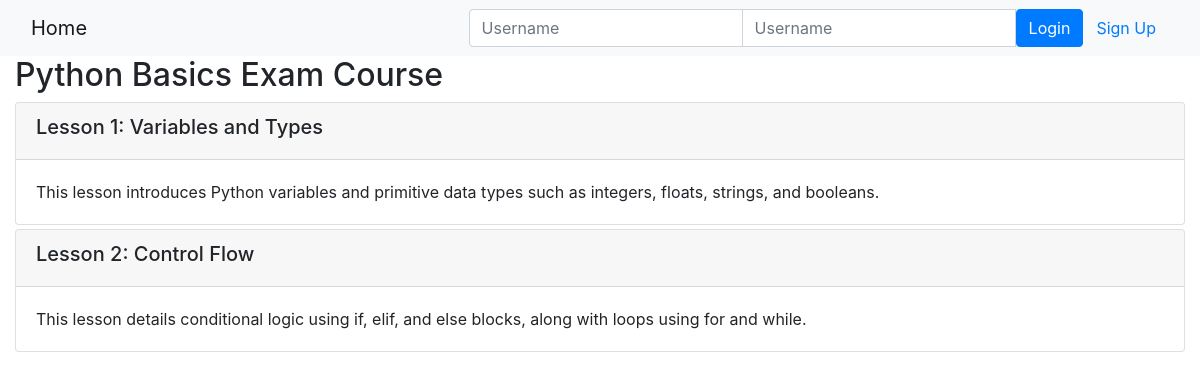
Page /onlinecourse/1/ on the committed database.
### onlinecourse/models.py (models this page shows, shortened)
class Course(models.Model):
    name = models.CharField(null=False, max_length=30, default='online course')
    image = models.ImageField(upload_to='course_images/')
    description = models.CharField(max_length=1000)
    pub_date = models.DateField(null=True)
    instructors = models.ManyToManyField(Instructor)
    users = models.ManyToManyField(settings.AUTH_USER_MODEL, through='Enrollment')
    total_enrollment = models.IntegerField(default=0)
    is_enrolled = False

class Lesson(models.Model):
    title = models.CharField(max_length=200, default="title")
    order = models.IntegerField(default=0)
    course = models.ForeignKey(Course, on_delete=models.CASCADE)
    content = models.TextField()

### onlinecourse/views.py (the view)
# urls.py: path('<int:pk>/', views.CourseDetailView.as_view(), name='course_details'),
class CourseDetailView(generic.DetailView):
    model = Course
    template_name = 'onlinecourse/course_detail_bootstrap.html'

### onlinecourse/templates/onlinecourse/course_detail_bootstrap.html (shortened to what this page needs)
<!DOCTYPE html>
<html lang="en">
<head>
     {% load static %}
    <link rel="stylesheet" href="https://maxcdn.bootstrapcdn.com/bootstrap/4.5.2/css/bootstrap.min.css">
</head>
<body>
    <nav class="navbar navbar-light bg-light">
        <div class="container-fluid">
            <div class="navbar-header">
                  <a class="navbar-brand" href="{% url 'onlinecourse:index' %}">Home</a>
            </div>
            <ul class="nav navbar-nav navbar-right">
                {% if user.is_authenticated %}
                <li>
                    <a class="btn btn-link" href="#">{{ user.first_name }}({{ user.username }})</a>
                    <a class="btn btn-link" href="{% url 'onlinecourse:logout' %}">Logout</a>
                </li>
                {% else %}
                <li>
                    <form class="form-inline" action="{% url 'onlinecourse:login' %}" method="post">
                        <div class="input-group">
                            <input type="text" class="form-control" placeholder="Username" name="username" >
                            <input type="password" class="form-control" placeholder="Username" name="psw" >
                            <button class="btn btn-primary" type="submit">Login</button>
                            <a class="btn btn-link" href="{% url 'onlinecourse:registration' %}">Sign Up</a>
                        </div>
                    </form>
                </li>
                {% endif %}
            </ul>
        </div>
    </nav>
    <div class="container-fluid">
            <h2>{{ course.name }}</h2>
            <div class="card-columns-vertical">
                {% for lesson in course.lesson_set.all %}
                    <div class="card mt-1">
                        <div class="card-header"><h5>Lesson {{lesson.order|add:1}}: {{lesson.title}}</h5></div>
                        <div class="card-body">{{lesson.content}}</div>
                    </div>
                {% endfor %}
            </div>
    </div>
</body>
</html>

### rows in the picture
Course: name "Python Basics Exam Course"
Lesson: order|add "1", title "Variables and Types", content "This lesson introduces Python variables and primitive data types such as integers, floats, strings, and booleans."
Lesson: order|add "2", title "Control Flow", content "This lesson details conditional logic using if, elif, and else blocks, along with loops using for and while."
